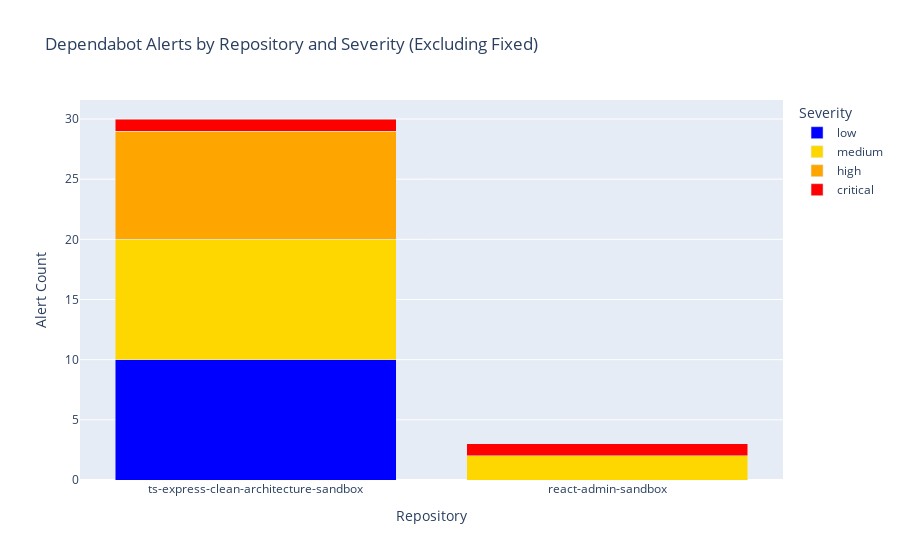

Here is the notebook cell this chart was saved with:
### Code cell
import pandas as pd
import plotly.express as px

# CSV ファイルの読み込み
csv_file = "../dependabot_alerts.csv"
df = pd.read_csv(csv_file)

# "fixed" 状態のアラートを除外する
# .copy() を利用して明示的にコピーを作成し、SettingWithCopyWarning を回避
df_filtered = df[df["state"].str.lower() != "fixed"].copy()

# 誤記 "hight" を "high" に修正する（必要に応じて）
df_filtered["severity"] = df_filtered["severity"].replace("hight", "high")

# リポジトリと severity 別に件数を集計する
df_counts = df_filtered.groupby(["repo", "severity"]).size().reset_index(name="count")

# 積み上げの順序を指定します。
# 低い緊急度から積み上げ、critical が最上部に来るように指定
category_order = {"severity": ["low", "medium", "high", "critical"]}

# 色分けマップの設定（低い緊急度は青、高い緊急度は赤）
color_map = {
    "low": "blue",
    "medium": "gold",
    "high": "orange",
    "critical": "red"
}

# Plotly Express を用いて、スタックドバーグラフを作成
fig = px.bar(
    df_counts,
    x="repo",           # x軸: リポジトリ名
    y="count",          # y軸: アラート件数
    color="severity",   # 緊急度で色分け
    category_orders=category_order,
    color_discrete_map=color_map,
    title="Dependabot Alerts by Repository and Severity (Excluding Fixed)",
    labels={
        "repo": "Repository",
        "count": "Alert Count",
        "severity": "Severity"
    },
    barmode="stack"     # 積み上げ棒グラフに設定
)

# インタラクティブなグラフをブラウザで表示
fig.show()

# PDF にエクスポート（kaleido ライブラリが必要です）
fig.write_image("alerts_report.pdf", format="pdf")

### Figure 1 — Plotly figure (JSON) as saved in the notebook; plotly's stock layout.template omitted (floating-point values rounded to 4 significant figures)
{"data": [{"hovertemplate": "Severity=low<br>Repository=%{x}<br>Alert Count=%{y}<extra></extra>", "legendgroup": "low", "marker": {"color": "blue", "pattern": {"shape": ""}}, "name": "low", "orientation": "v", "showlegend": true, "textposition": "auto", "type": "bar", "x": ["ts-express-clean-architecture-sandbox"], "xaxis": "x", "y": [10], "yaxis": "y"}, {"hovertemplate": "Severity=medium<br>Repository=%{x}<br>Alert Count=%{y}<extra></extra>", "legendgroup": "medium", "marker": {"color": "gold", "pattern": {"shape": ""}}, "name": "medium", "orientation": "v", "showlegend": true, "textposition": "auto", "type": "bar", "x": ["react-admin-sandbox", "ts-express-clean-architecture-sandbox"], "xaxis": "x", "y": [2, 10], "yaxis": "y"}, {"hovertemplate": "Severity=high<br>Repository=%{x}<br>Alert Count=%{y}<extra></extra>", "legendgroup": "high", "marker": {"color": "orange", "pattern": {"shape": ""}}, "name": "high", "orientation": "v", "showlegend": true, "textposition": "auto", "type": "bar", "x": ["ts-express-clean-architecture-sandbox"], "xaxis": "x", "y": [9], "yaxis": "y"}, {"hovertemplate": "Severity=critical<br>Repository=%{x}<br>Alert Count=%{y}<extra></extra>", "legendgroup": "critical", "marker": {"color": "red", "pattern": {"shape": ""}}, "name": "critical", "orientation": "v", "showlegend": true, "textposition": "auto", "type": "bar", "x": ["react-admin-sandbox", "ts-express-clean-architecture-sandbox"], "xaxis": "x", "y": [1, 1], "yaxis": "y"}], "layout": {"barmode": "stack", "legend": {"title": {"text": "Severity"}, "tracegroupgap": 0}, "title": {"text": "Dependabot Alerts by Repository and Severity (Excluding Fixed)"}, "xaxis": {"anchor": "y", "domain": [0, 1], "title": {"text": "Repository"}}, "yaxis": {"anchor": "x", "domain": [0, 1], "title": {"text": "Alert Count"}}}}
